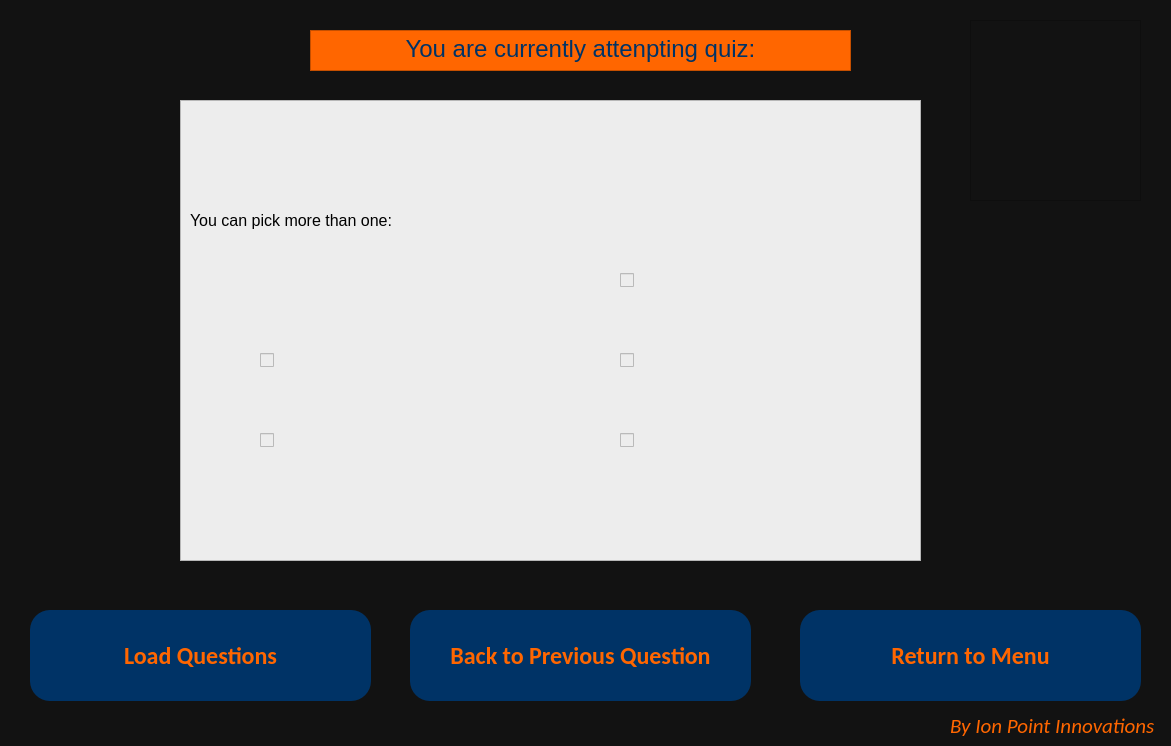
<?xml version="1.0" encoding="UTF-8"?>
<ui version="4.0">
 <class>Dialog</class>
 <widget class="QDialog" name="Dialog">
  <property name="geometry">
   <rect>
    <x>0</x>
    <y>0</y>
    <width>1171</width>
    <height>746</height>
   </rect>
  </property>
  <property name="windowTitle">
   <string>Dialog</string>
  </property>
  <property name="styleSheet">
   <string notr="true">background-color: rgb(18, 18, 18);</string>
  </property>
  <widget class="QLabel" name="lbl_logo">
   <property name="geometry">
    <rect>
     <x>970</x>
     <y>20</y>
     <width>171</width>
     <height>181</height>
    </rect>
   </property>
   <property name="maximumSize">
    <size>
     <width>441</width>
     <height>431</height>
    </size>
   </property>
   <property name="styleSheet">
    <string notr="true">border-image: url(:/newPrefix/Picture3.png);
</string>
   </property>
   <property name="frameShape">
    <enum>QFrame::StyledPanel</enum>
   </property>
   <property name="text">
    <string/>
   </property>
  </widget>
  <widget class="QLabel" name="lbl_manu">
   <property name="geometry">
    <rect>
     <x>950</x>
     <y>710</y>
     <width>221</width>
     <height>31</height>
    </rect>
   </property>
   <property name="font">
    <font>
     <family>Calibri</family>
     <pointsize>16</pointsize>
     <italic>true</italic>
    </font>
   </property>
   <property name="styleSheet">
    <string notr="true">color: rgb(255, 102, 0);
</string>
   </property>
   <property name="text">
    <string>By Ion Point Innovations</string>
   </property>
  </widget>
  <widget class="QTextBrowser" name="txtTitle">
   <property name="geometry">
    <rect>
     <x>310</x>
     <y>30</y>
     <width>541</width>
     <height>41</height>
    </rect>
   </property>
   <property name="font">
    <font>
     <pointsize>18</pointsize>
    </font>
   </property>
   <property name="styleSheet">
    <string notr="true">background-color: rgb(255, 102, 0);
color: rgb(0, 51, 102);
</string>
   </property>
   <property name="verticalScrollBarPolicy">
    <enum>Qt::ScrollBarAlwaysOff</enum>
   </property>
   <property name="horizontalScrollBarPolicy">
    <enum>Qt::ScrollBarAlwaysOff</enum>
   </property>
   <property name="html">
    <string>&lt;!DOCTYPE HTML PUBLIC &quot;-//W3C//DTD HTML 4.0//EN&quot; &quot;http://www.w3.org/TR/REC-html40/strict.dtd&quot;&gt;
&lt;html&gt;&lt;head&gt;&lt;meta name=&quot;qrichtext&quot; content=&quot;1&quot; /&gt;&lt;style type=&quot;text/css&quot;&gt;
p, li { white-space: pre-wrap; }
&lt;/style&gt;&lt;/head&gt;&lt;body style=&quot; font-family:'MS Shell Dlg 2'; font-size:18pt; font-weight:400; font-style:normal;&quot;&gt;
&lt;p align=&quot;center&quot; style=&quot; margin-top:0px; margin-bottom:0px; margin-left:0px; margin-right:0px; -qt-block-indent:0; text-indent:0px;&quot;&gt;You are currently attenpting quiz:&lt;/p&gt;&lt;/body&gt;&lt;/html&gt;</string>
   </property>
  </widget>
  <widget class="QPushButton" name="btnNQ">
   <property name="geometry">
    <rect>
     <x>30</x>
     <y>610</y>
     <width>341</width>
     <height>91</height>
    </rect>
   </property>
   <property name="font">
    <font>
     <family>Calibri</family>
     <pointsize>18</pointsize>
     <weight>75</weight>
     <bold>true</bold>
    </font>
   </property>
   <property name="styleSheet">
    <string notr="true">background-color: rgb(0, 51, 102);
border-top-left-radius :20px;
border-top-right-radius : 20px; 
border-bottom-left-radius : 20px; 
border-bottom-right-radius : 20px;
color:#FF6600;</string>
   </property>
   <property name="text">
    <string>Load Questions</string>
   </property>
  </widget>
  <widget class="QTextBrowser" name="txtQs">
   <property name="geometry">
    <rect>
     <x>180</x>
     <y>100</y>
     <width>741</width>
     <height>461</height>
    </rect>
   </property>
   <property name="styleSheet">
    <string notr="true">background-color: rgb(237, 237, 237);
font: 18pt &quot;MS Shell Dlg 2&quot;;</string>
   </property>
   <property name="html">
    <string>&lt;!DOCTYPE HTML PUBLIC &quot;-//W3C//DTD HTML 4.0//EN&quot; &quot;http://www.w3.org/TR/REC-html40/strict.dtd&quot;&gt;
&lt;html&gt;&lt;head&gt;&lt;meta name=&quot;qrichtext&quot; content=&quot;1&quot; /&gt;&lt;style type=&quot;text/css&quot;&gt;
p, li { white-space: pre-wrap; }
&lt;/style&gt;&lt;/head&gt;&lt;body style=&quot; font-family:'MS Shell Dlg 2'; font-size:18pt; font-weight:400; font-style:normal;&quot;&gt;
&lt;p style=&quot;-qt-paragraph-type:empty; margin-top:0px; margin-bottom:0px; margin-left:0px; margin-right:0px; -qt-block-indent:0; text-indent:0px;&quot;&gt;&lt;br /&gt;&lt;/p&gt;&lt;/body&gt;&lt;/html&gt;</string>
   </property>
  </widget>
  <widget class="QPushButton" name="btnRtn">
   <property name="geometry">
    <rect>
     <x>800</x>
     <y>610</y>
     <width>341</width>
     <height>91</height>
    </rect>
   </property>
   <property name="font">
    <font>
     <family>Calibri</family>
     <pointsize>18</pointsize>
     <weight>75</weight>
     <bold>true</bold>
    </font>
   </property>
   <property name="styleSheet">
    <string notr="true">background-color: rgb(0, 51, 102);
border-top-left-radius :20px;
border-top-right-radius : 20px; 
border-bottom-left-radius : 20px; 
border-bottom-right-radius : 20px;
color:#FF6600;</string>
   </property>
   <property name="text">
    <string>Return to Menu</string>
   </property>
  </widget>
  <widget class="QPushButton" name="btnPQ">
   <property name="geometry">
    <rect>
     <x>410</x>
     <y>610</y>
     <width>341</width>
     <height>91</height>
    </rect>
   </property>
   <property name="font">
    <font>
     <family>Calibri</family>
     <pointsize>18</pointsize>
     <weight>75</weight>
     <bold>true</bold>
    </font>
   </property>
   <property name="styleSheet">
    <string notr="true">background-color: rgb(0, 51, 102);
border-top-left-radius :20px;
border-top-right-radius : 20px; 
border-bottom-left-radius : 20px; 
border-bottom-right-radius : 20px;
color:#FF6600;</string>
   </property>
   <property name="text">
    <string>Back to Previous Question</string>
   </property>
  </widget>
  <widget class="QCheckBox" name="cb1">
   <property name="geometry">
    <rect>
     <x>260</x>
     <y>250</y>
     <width>251</width>
     <height>61</height>
    </rect>
   </property>
   <property name="font">
    <font>
     <pointsize>16</pointsize>
    </font>
   </property>
   <property name="styleSheet">
    <string notr="true">background-color: transparent;
font: 16pt;</string>
   </property>
   <property name="text">
    <string/>
   </property>
  </widget>
  <widget class="QCheckBox" name="cb3">
   <property name="geometry">
    <rect>
     <x>260</x>
     <y>330</y>
     <width>251</width>
     <height>61</height>
    </rect>
   </property>
   <property name="font">
    <font>
     <pointsize>16</pointsize>
    </font>
   </property>
   <property name="styleSheet">
    <string notr="true">background-color: rgb(237, 237, 237);
border-color: rgb(0, 0, 0);</string>
   </property>
   <property name="text">
    <string/>
   </property>
  </widget>
  <widget class="QCheckBox" name="cb5">
   <property name="geometry">
    <rect>
     <x>260</x>
     <y>410</y>
     <width>251</width>
     <height>61</height>
    </rect>
   </property>
   <property name="font">
    <font>
     <pointsize>16</pointsize>
    </font>
   </property>
   <property name="styleSheet">
    <string notr="true">background-color: rgb(237, 237, 237);
border-color: rgb(0, 0, 0);</string>
   </property>
   <property name="text">
    <string/>
   </property>
  </widget>
  <widget class="QCheckBox" name="cb2">
   <property name="geometry">
    <rect>
     <x>620</x>
     <y>250</y>
     <width>251</width>
     <height>61</height>
    </rect>
   </property>
   <property name="font">
    <font>
     <pointsize>16</pointsize>
    </font>
   </property>
   <property name="styleSheet">
    <string notr="true">background-color: rgb(237, 237, 237);
border-color: rgb(0, 0, 0);</string>
   </property>
   <property name="text">
    <string/>
   </property>
  </widget>
  <widget class="QCheckBox" name="cb6">
   <property name="geometry">
    <rect>
     <x>620</x>
     <y>410</y>
     <width>251</width>
     <height>61</height>
    </rect>
   </property>
   <property name="font">
    <font>
     <pointsize>16</pointsize>
    </font>
   </property>
   <property name="styleSheet">
    <string notr="true">background-color: rgb(237, 237, 237);
border-color: rgb(0, 0, 0);</string>
   </property>
   <property name="text">
    <string/>
   </property>
  </widget>
  <widget class="QCheckBox" name="cb4">
   <property name="geometry">
    <rect>
     <x>620</x>
     <y>330</y>
     <width>251</width>
     <height>61</height>
    </rect>
   </property>
   <property name="font">
    <font>
     <pointsize>16</pointsize>
    </font>
   </property>
   <property name="styleSheet">
    <string notr="true">background-color: rgb(237, 237, 237);
border-color: rgb(0, 0, 0);</string>
   </property>
   <property name="text">
    <string/>
   </property>
  </widget>
  <widget class="QLabel" name="label">
   <property name="geometry">
    <rect>
     <x>190</x>
     <y>200</y>
     <width>261</width>
     <height>41</height>
    </rect>
   </property>
   <property name="font">
    <font>
     <pointsize>12</pointsize>
    </font>
   </property>
   <property name="styleSheet">
    <string notr="true">background-color: transparent</string>
   </property>
   <property name="text">
    <string>You can pick more than one:</string>
   </property>
  </widget>
 </widget>
 <resources>
  <include location="D:/Pictures/Camera Roll/zcz.qrc"/>
 </resources>
 <connections/>
</ui>
